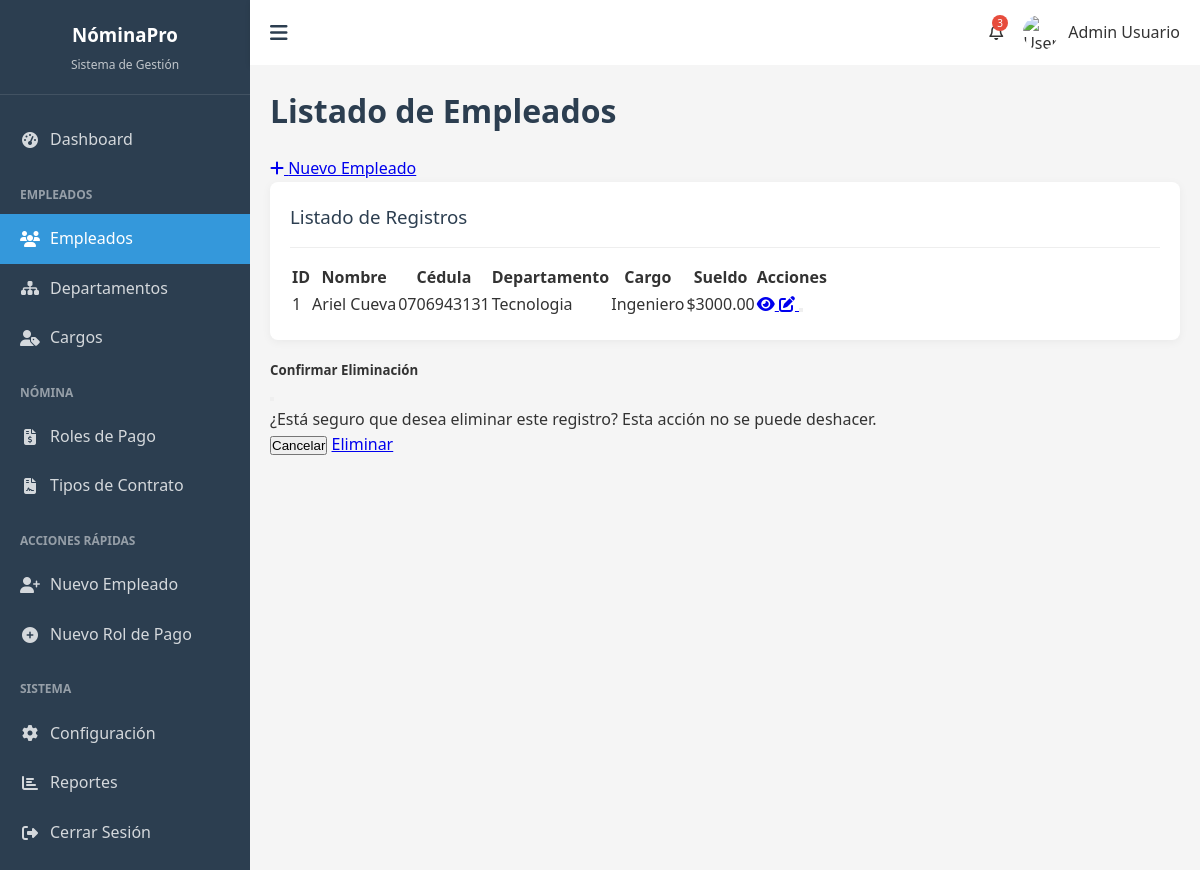
Page /modelo/empleado/ on the earlier database version.
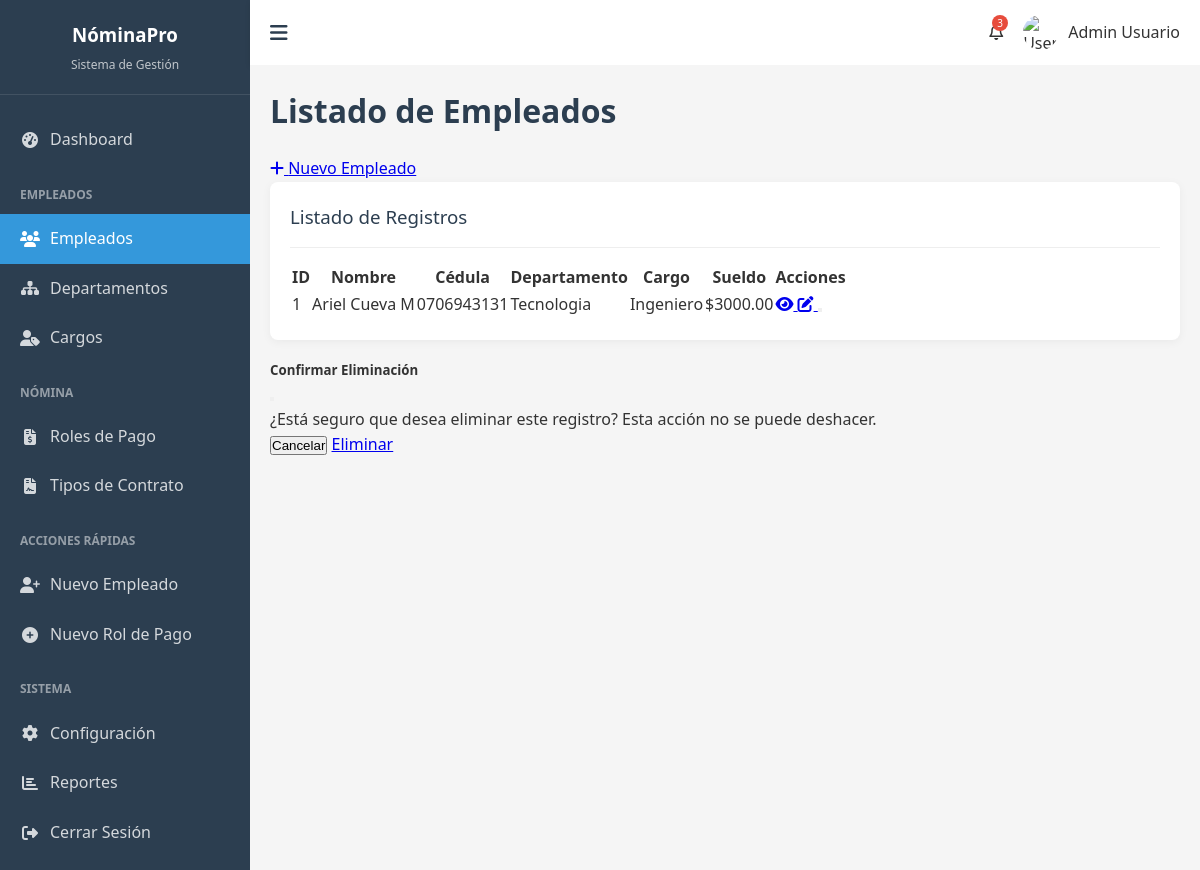
Same page on the later database version.
### Nomina_pagos/models.py (models this page shows, shortened)
class Empleado(models.Model):
  SEXO_CHOICES = [
      ('M', 'Masculino'),
      ('F', 'Femenino'),
  ]
  nombre = models.CharField(max_length=100)
  cedula = models.CharField(max_length=20, unique=True)
  direccion = models.TextField()
  sexo = models.CharField(max_length=1, choices=SEXO_CHOICES)
  sueldo = models.DecimalField(max_digits=10, decimal_places=2)
  cargo = models.ForeignKey(Cargo, on_delete=models.CASCADE)
  departamento = models.ForeignKey(Departamento, on_delete=models.CASCADE)
  tipo_contrato = models.ForeignKey(TipoContrato, on_delete=models.CASCADE)

class Departamento(models.Model):
  descripcion = models.CharField(max_length=100)
  def __str__(self):
    return self.descripcion

class Cargo(models.Model):
  descripcion = models.CharField(max_length=100)
  def __str__(self):
    return self.descripcion

### Nomina_pagos/views.py (the view)
# urls.py: path('modelo/<str:modelo>/', views.listar_modelo, name="listar_modelo"),
def listar_modelo(request, modelo=None):
    modelos = {
        'empleado': Empleado,
        'departamento': Departamento,
        'cargo': Cargo,
        'tipo_contrato': TipoContrato,
        'rol': Rol,
    }
    titulos = {
        'empleado': 'Listado de Empleados',
        'departamento': 'Listado de Departamentos',
        'cargo': 'Listado de Cargos',
        'tipo_contrato': 'Listado de Tipos de Contrato',
        'rol': 'Listado de Roles de Pago',
    }
    if not modelo or modelo not in modelos:
        messages.error(request, "Modelo no válido")
        return redirect('index')
    modelo_seleccionado = modelos[modelo]
    objetos = modelo_seleccionado.objects.all()
    contexto = {
        'objetos': objetos,
        'titulo': titulos[modelo],
        'modelo': modelo,
    }
    return render(request, "modelo/listado_modelos.html", contexto)

### template/modelo/listado_modelos.html (shortened to what this page needs)
{% extends "base/base.html" %}
{% block content %}
<div class="page-header">
    <h1 class="page-title">{{ titulo }}</h1>
    <a href="{% url 'nuevo_modelo' modelo %}" class="btn btn-primary">
        <i class="fas fa-plus"></i> Nuevo {% if modelo == 'empleado' %}
            Empleado
        {% elif modelo == 'departamento' %}
            Departamento
        {% elif modelo == 'cargo' %}
            Cargo
        {% elif modelo == 'tipo_contrato' %}
            Tipo de Contrato
        {% elif modelo == 'rol' %}
            Rol de Pago
        {% endif %}
    </a>
</div>
<div class="card">
    <div class="card-header">
        <h3>Listado de Registros</h3>
    </div>
    <div class="table-responsive">
        <table class="table table-hover">
            <thead>
                <tr>
                    <th>ID</th>
                    {% if modelo == 'empleado' %}
                        <th>Nombre</th>
                        <th>Cédula</th>
                        <th>Departamento</th>
                        <th>Cargo</th>
                        <th>Sueldo</th>
                    {% elif modelo == 'departamento' or modelo == 'cargo' or modelo == 'tipo_contrato' %}
                        <th>Descripción</th>
                    {% endif %}
                    <th>Acciones</th>
                </tr>
            </thead>
            <tbody>
                {% for objeto in objetos %}
                <tr>
                    <td>{{ objeto.id }}</td>
                    {% if modelo == 'empleado' %}
                        <td>{{ objeto.nombre }}</td>
                        <td>{{ objeto.cedula }}</td>
                        <td>{{ objeto.departamento }}</td>
                        <td>{{ objeto.cargo }}</td>
                        <td>${{ objeto.sueldo }}</td>
                    {% elif modelo == 'departamento' or modelo == 'cargo' or modelo == 'tipo_contrato' %}
                        <td>{{ objeto.descripcion }}</td>
                    {% endif %}
                    <td>
                        <div class="btn-group btn-group-sm" role="group">
                            <a href="{% url 'detalle_modelo' modelo objeto.id %}" class="btn btn-info" title="Ver detalle">
                                <i class="fas fa-eye"></i>
                            </a>
                            <a href="{% url 'editar_modelo' modelo objeto.id %}" class="btn btn-warning" title="Editar">
                                <i class="fas fa-edit"></i>
                            </a>
                            <button type="button" class="btn btn-danger" title="Eliminar"
                                <i class="fas fa-trash"></i>
                            </button>
                        </div>
                    </td>
                </tr>
                {% empty %}
                <tr>
                    <td colspan="{% if modelo == 'empleado' %}7{% elif modelo == 'departamento' or modelo == 'cargo' or modelo == 'tipo_contrato' %}3{% elif modelo == 'rol' %}8{% endif %}" class="text-center">
                        No hay registros disponibles
                    </td>
                </tr>
                {% endfor %}
            </tbody>
        </table>
    </div>
</div>
<div class="modal fade" id="confirmarEliminacionModal" tabindex="-1" aria-labelledby="confirmarEliminacionModalLabel" aria-hidden="true">
    <div class="modal-dialog">
        <div class="modal-content">
            <div class="modal-header">
                <h5 class="modal-title" id="confirmarEliminacionModalLabel">Confirmar Eliminación</h5>
                <button type="button" class="btn-close" data-bs-dismiss="modal" aria-label="Close"></button>
            </div>
            <div class="modal-body">
                ¿Está seguro que desea eliminar este registro? Esta acción no se puede deshacer.
            </div>
            <div class="modal-footer">
                <button type="button" class="btn btn-secondary" data-bs-dismiss="modal">Cancelar</button>
                <a href="#" id="btnConfirmarEliminar" class="btn btn-danger">Eliminar</a>
            </div>
        </div>
    </div>
</div>
{% endblock %}

Differences in the rows shown:
changed Empleado "Tecnologia": nombre "Ariel Cueva" → "Ariel Cueva M"
